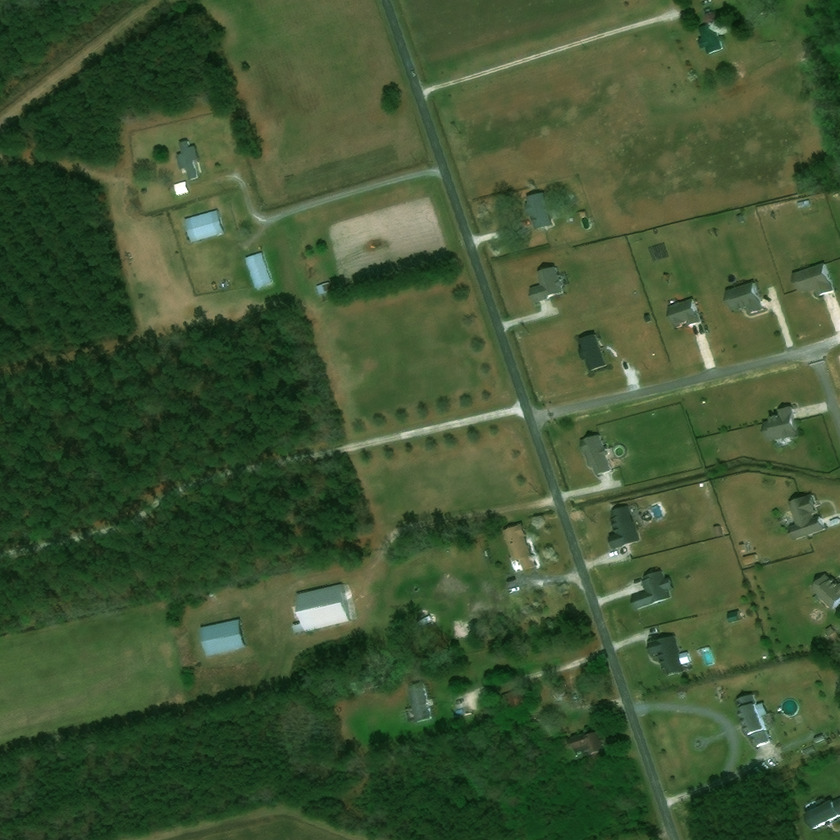
#> input picture hurricane-florence_00000173_pre_disaster.png, 840 x 840 px, shrunk from 1024 x 1024 before the run
$ python Lab8_temp.py
#> lines starting #> are read from the running program, lines starting #| are printed output that depends on the picture
"""
Lab 8: Feature Matching (BFMatcher + FLANN + Filtering)
-------------------------------------------------------
Instructions:
1. Choose ONE detector at a time (SIFT or ORB).
2. Extract features and measure extraction time.
3. Run BFMatcher (normal and crossCheck).
4. Run FLANN with
5. Apply THREE filters:
       - Distance Threshold
       - Lowe's Ratio Test
       - Symmetry Check (BFMatcher crossCheck=True)
6. Visualize all results
7. Save all required images.
8. Repeat with the second detector.
"""

import cv2
import numpy as np
import time
import matplotlib.pyplot as plt

# ---------------------------------------------------------
# Step 1: Load images
# ---------------------------------------------------------
img1 = cv2.imread("hurricane-florence_00000173_pre_disaster.png", cv2.IMREAD_GRAYSCALE)
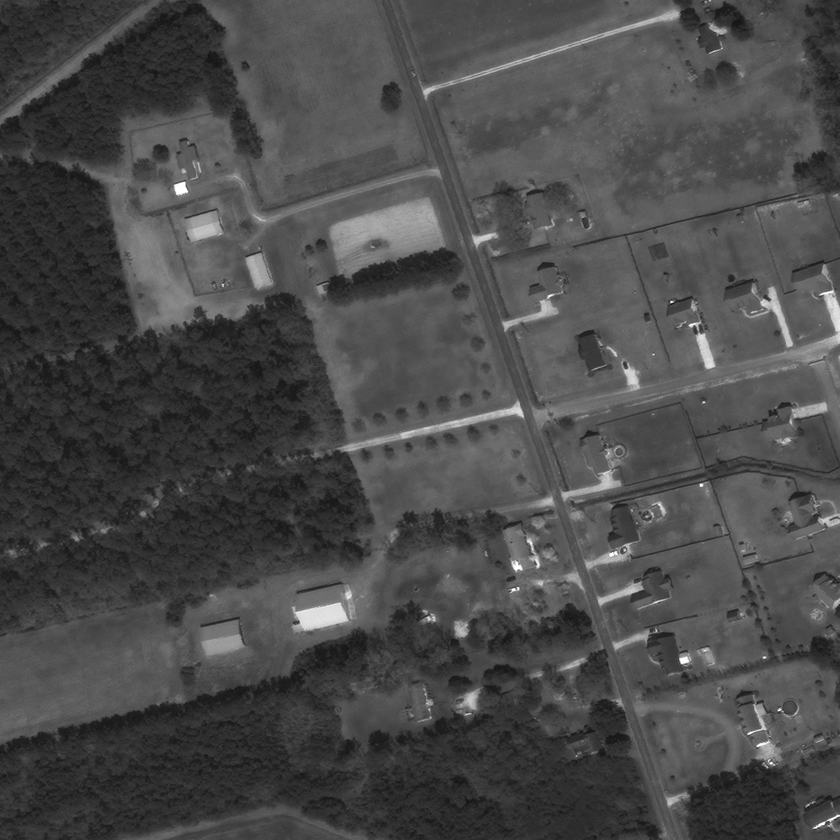
#> img1: shape (840, 840); min 16, max 255, mean 74.5
img2 = cv2.imread("hurricane-florence_00000173_post_disaster.png", cv2.IMREAD_GRAYSCALE)
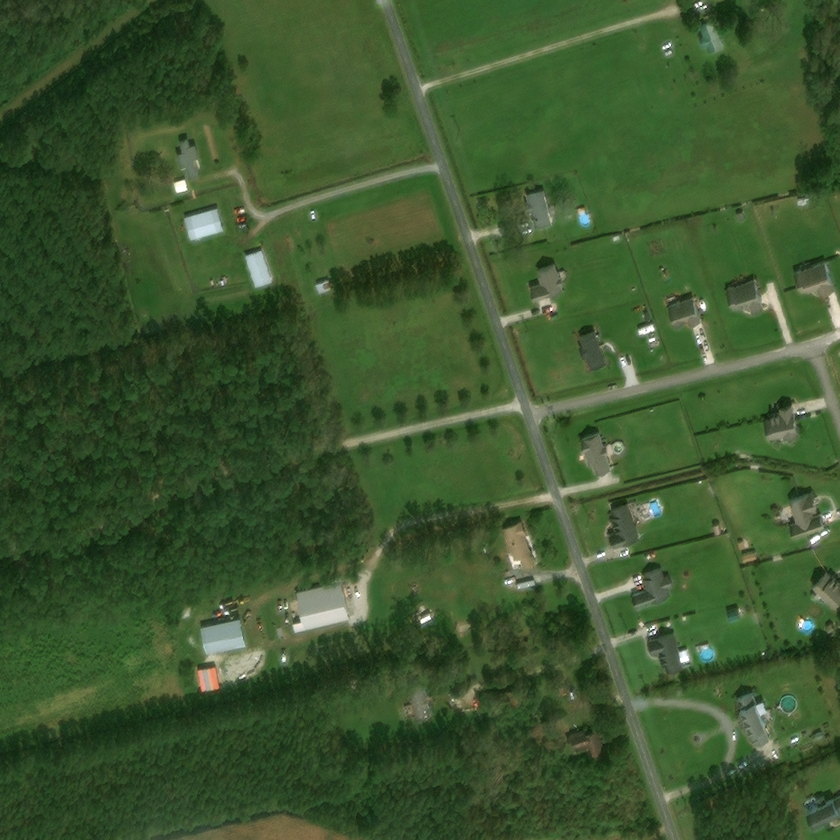
#> input picture hurricane-florence_00000173_post_disaster.png, 840 x 840 px, shrunk from 1024 x 1024 before the run
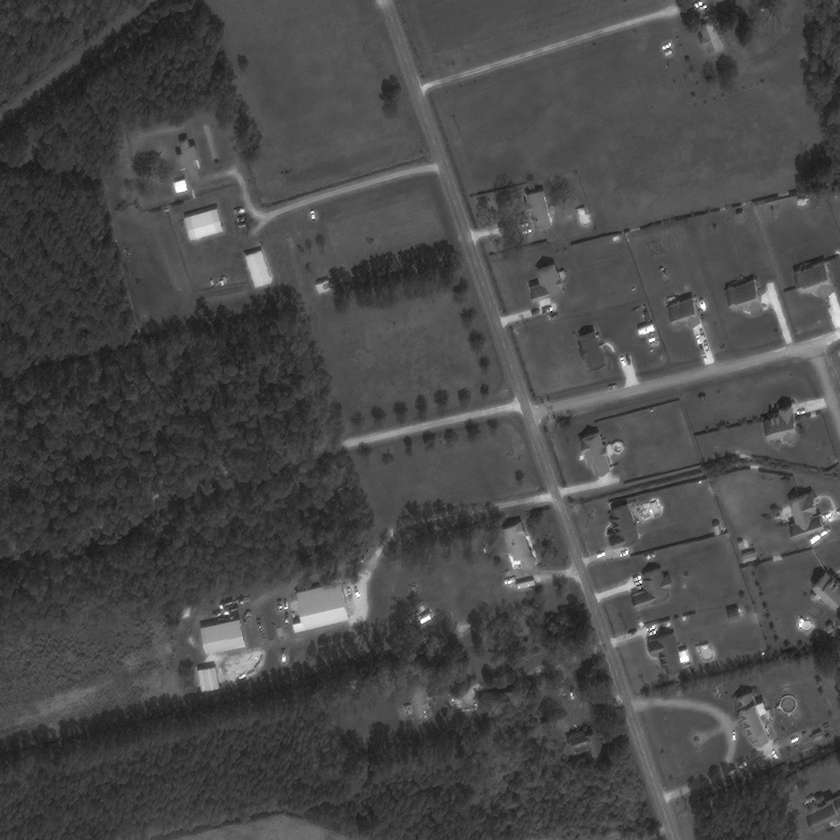
#> img2: shape (840, 840); min 14, max 255, mean 73.6


# ---------------------------------------------------------
# Step 2: Choose ONE detector (uncomment one)
# ---------------------------------------------------------

# ---- SIFT ----
#detector = cv2.SIFT_create()

# ---- ORB ----
detector = cv2.ORB_create()


# ---------------------------------------------------------
# Step 3: Detect + compute (with timing)
# ---------------------------------------------------------
t0 = time.time()
kp1, des1 = detector.detectAndCompute(img1, None)
#> kp1 = 500 keypoints; strongest (x, y, size): (680, 660, 44.6), (700, 485, 31), (681, 660, 53.6), (681, 662, 31)
t1 = time.time()
kp2, des2 = detector.detectAndCompute(img2, None)
#> kp2 = 500 keypoints; strongest (x, y, size): (654, 633, 31), (640, 582, 31), (177, 187, 77.1), (650, 631, 31)
t2 = time.time()

print("Keypoints img1:", len(kp1))
#| Keypoints img1: 500
print("Keypoints img2:", len(kp2))
#| Keypoints img2: 500

print("Descriptor shapes:", des1.shape, des2.shape)
#| Descriptor shapes: (500, 32) (500, 32)

print("Extraction time (img1):", t1 - t0)
print("Extraction time (img2):", t2 - t1)


# ---------------------------------------------------------
# Step 4: Create matchers (BF + crossCheck + FLANN)
# ---------------------------------------------------------

# BF normal matcher
# (For SIFT → NORM_L2, For ORB → NORM_HAMMING)
bf = cv2.BFMatcher(cv2.NORM_HAMMING, crossCheck=False)

# BF symmetry check matcher
bf_cross = cv2.BFMatcher(cv2.NORM_HAMMING, crossCheck=True)

# FLANN matcher
# algorithm = type of search structure (1 = KDTree, 6 = LSH)
# trees = number of trees (more trees → slower but more accurate)
# checks = how many leaf nodes to search (higher = better accuracy)
flann = cv2.FlannBasedMatcher(
    indexParams = dict(algorithm=6, table_number=6, key_size=12, multi_probe_level=1),  # For ORB (LSH)
    searchParams = dict(checks=50)
)


# ---------------------------------------------------------
# Step 5: Perform matching (raw outputs)
# ---------------------------------------------------------

# Best match for each descriptor
matches_bf = bf.match(des1, des2)
#> matches_bf = 500 matches

# Two best matches (m,n) for each descriptor
knn_bf = bf.knnMatch(des1, des2, k=2)
#> knn_bf = 500 matches

# FLANN single best match (approximate)
matches_flann = flann.match(des1, des2)
#> matches_flann = 500 matches

# FLANN two best matches (approximate)
knn_flann = flann.knnMatch(des1, des2, k=2)
#> knn_flann = 500 matches


# ---------------------------------------------------------
# Step 6: Filtering methods
# ---------------------------------------------------------

# Distance Threshold
# Typical range:
#   SIFT: 150–300
#   ORB:  20–60
def distance_filter(matches, threshold):
    return [m for m in matches if m.distance < threshold]


# Lowe’s Ratio Test (m.distance < ratio * n.distance)
# Typical range: 0.6–0.8
def ratio_test(knn_matches, ratio=0.75):
    good = []
    for m, n in knn_matches:
        if m.distance < ratio * n.distance:
            good.append(m)
    return good


# Symmetry Check: already done using BFMatcher crossCheck=True
matches_sym = bf_cross.match(des1, des2)
#> matches_sym = 106 matches


# ---------------------------------------------------------
# Step 7: Apply ONE method at a time
# ---------------------------------------------------------
# Students should comment/uncomment ONE line:

#chosen_matches = matches_bf                    # Raw BF#
#chosen_matches = matches_flann                # Raw FLANN
chosen_matches = distance_filter(matches_bf, threshold=20)  # Distance filter
#> chosen_matches = []
#chosen_matches = ratio_test(knn_bf, ratio=0.75)
#chosen_matches = matches_sym                  # Symmetry check
#chosen_matches = distance_filter(matches_flann, threshold=200)
#chosen_matches = ratio_test(knn_flann, ratio=0.75)


# ---------------------------------------------------------
# Step 8: Visualization (ONE LINE ONLY)
# ---------------------------------------------------------

img_out = cv2.drawMatches(img1, kp1, img2, kp2, chosen_matches, None)
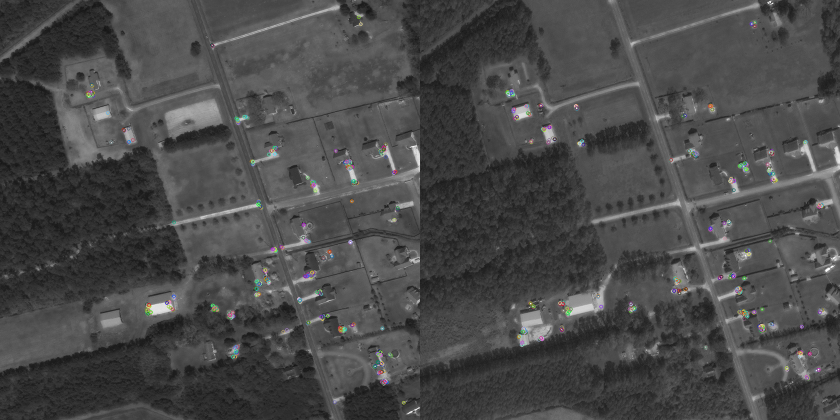
#> img_out: shape (840, 1680, 3) (shown at 1/2 size); mean of channels 0, 1, 2 73.9, 74, 74; drawn as B, G, R
cv2.imwrite("bf_distance_ORB.jpg", img_out)


# ---------------------------------------------------------
# REQUIRED OUTPUT IMAGES
# ---------------------------------------------------------
"""
For EACH detector (SIFT, ORB):

1. raw_bf.jpg               (matches_bf)
2. raw_flann.jpg            (matches_flann)
3. bf_distance.jpg          (distance filter on BF)
4. bf_ratio.jpg             (ratio test on BF)
5. bf_symmetry.jpg          (crossCheck output)
6. flann_distance.jpg       (distance filter on FLANN)
7. flann_ratio.jpg          (ratio test on FLANN)

Total: 7 images per detector → 14 images in the lab.
"""
